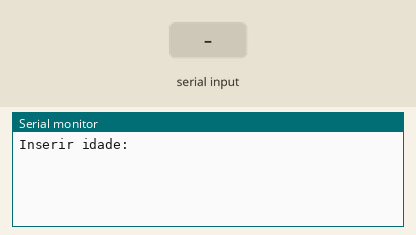
This sketch was run on a simulated Arduino Uno, built with avr-gcc and run on an emulated ATmega328P. Shown: the last lines printed to the serial monitor. The inputs (shaded band) are chosen by the test bench.

Above: at 1.2 s.
1.3 s: "90,45\n" received over Serial
At 2.1 s:
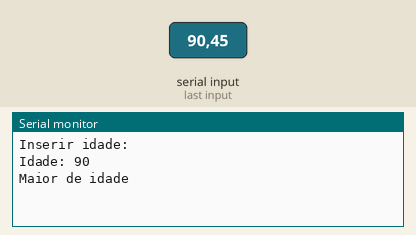
2.8 s: "30,150\n" received over Serial
At 3.7 s:
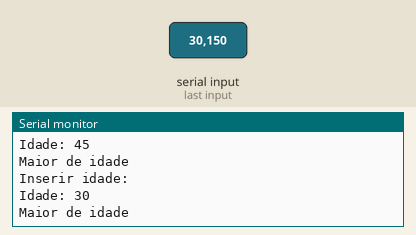
Timing chart, 0 to 5.8 s (numbered marks = the images above; inputs shaded):
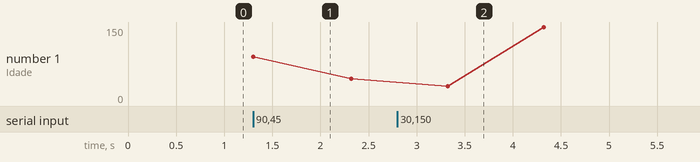

The sketch:

ex01_if_simples1.ino
```cpp
// Peça idade do usúario. Se for maior ou igual a 18, escreva "maior de idade".
//Caso contrario, escreva "menor de idade"

int Idade = 0;


void setup()
{ Serial.begin(9600); }


void loop()
{
  Serial.println ("Inserir idade: ");
  while (! Serial.available() );
  Idade = Serial.parseInt ();

  Serial.println ("Idade: " + String(Idade));

  if (Idade >= 18 ){
    Serial.println("Maior de idade"); }

   else{
     Serial.println("Menor de idade");}

    Serial.println ();


 delay(1000);}
```

Measured:
- after the input at 1.3 s, the serial monitor: prints a new line at once (image 1)
- after the input at 2.8 s, the serial monitor: prints a new line after 0.52 s (image 2)
